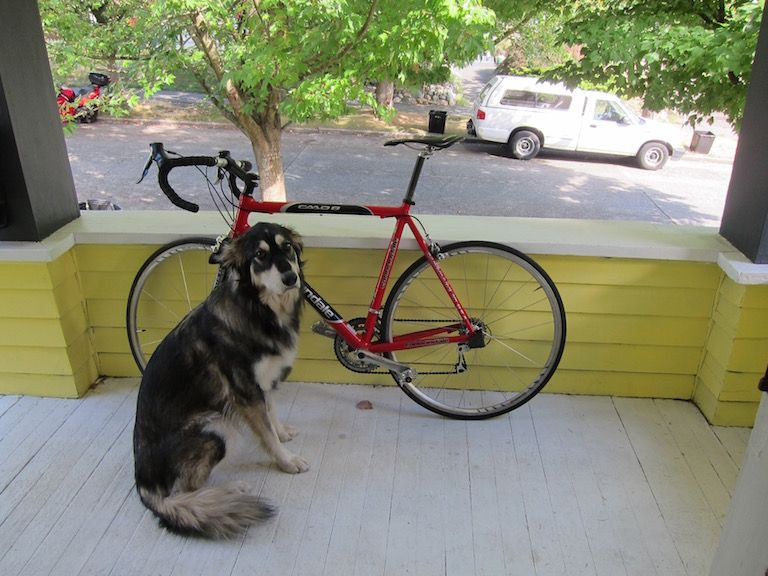
#> input picture images/dog.jpg, 768 x 576 px
$ python flip_image.py
#> lines starting #> are read from the running program, lines starting #| are printed output that depends on the picture
### utils/helpers.py
# *******************************************************************
#
# Author : Thanh Nguyen, 2018
# Email  : sthanhng@gmail.com
# Github : https://github.com/sthanhng
#
# A collection of OpenCV libraries
#
# Description : helpers.py
#
# *******************************************************************


import numpy as np
import cv2
import os

valid_exts = ('.jpg', '.jpeg', '.png', '.bmp', '.tif', '.tiff')


# [58 lines left out: functions rotate, resize, list_files, not called in this run]


# List all images in a directory
def list_images(base_path, contains=None):
    return list_files(base_path, valid_exts=valid_exts, contains=contains)


# [74 lines left out: function build_montages, not called in this run]


def flip(image, random_flip):
    """
    Flip the image
    :param image: The image to flip
    :param random_flip:
    :return: The flipped image
    """

    if random_flip and np.random.choice([True, False]):
        image = np.fliplr(image)

    return image


# [36 lines left out: functions to_rgb, crop, not called in this run]

### flip_image.py
"""
Demo of the flip image
"""

import cv2

from utils.helpers import flip

# Read the image input
image = cv2.imread('./images/dog.jpg')
#> image is the input picture: shape (576, 768, 3); mean B, G, R 113.9, 135.7, 134.4

# Flip the image
flipped_img = flip(image, random_flip=True)
#> in flip, `image = np.fliplr(image)`:
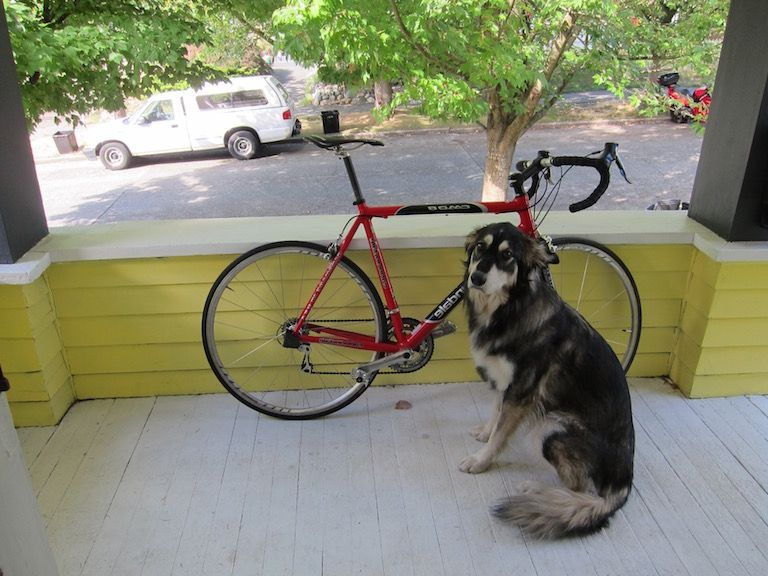
#> image: shape (576, 768, 3); mean of channels 0, 1, 2 113.9, 135.7, 134.4; drawn as B, G, R

# Display the original and rotated image
wind_name_orig = cv2.namedWindow('Original image', cv2.WINDOW_NORMAL)
cv2.imshow('Original image', image)

wind_name_flip = cv2.namedWindow('Flipped image', cv2.WINDOW_NORMAL)
cv2.imshow('Flipped image', flipped_img)

if cv2.waitKey(0) == ord('s'):
#> (key Esc is pressed here)
    cv2.imwrite('outputs/flipped_image.jpg', flipped_img)
cv2.destroyAllWindows()
